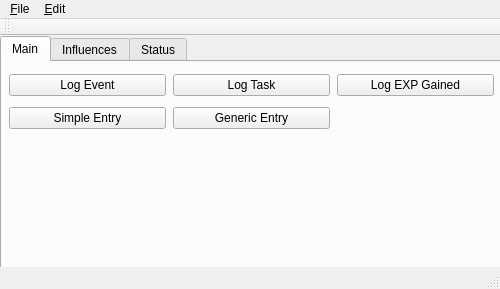
<?xml version="1.0" encoding="UTF-8"?>
<ui version="4.0">
 <class>MainWindow</class>
 <widget class="QMainWindow" name="MainWindow">
  <property name="geometry">
   <rect>
    <x>0</x>
    <y>0</y>
    <width>500</width>
    <height>289</height>
   </rect>
  </property>
  <property name="windowTitle">
   <string>MainWindow</string>
  </property>
  <widget class="QWidget" name="centralWidget">
   <widget class="QTabWidget" name="tabWidget">
    <property name="geometry">
     <rect>
      <x>0</x>
      <y>0</y>
      <width>501</width>
      <height>251</height>
     </rect>
    </property>
    <property name="currentIndex">
     <number>0</number>
    </property>
    <widget class="QWidget" name="mainpage">
     <attribute name="title">
      <string>Main</string>
     </attribute>
     <widget class="QWidget" name="gridLayoutWidget">
      <property name="geometry">
       <rect>
        <x>0</x>
        <y>0</y>
        <width>501</width>
        <height>81</height>
       </rect>
      </property>
      <layout class="QGridLayout" name="gridLayout" rowstretch="30,30" columnstretch="140,140,135" rowminimumheight="30,30">
       <property name="sizeConstraint">
        <enum>QLayout::SetDefaultConstraint</enum>
       </property>
       <property name="leftMargin">
        <number>6</number>
       </property>
       <property name="topMargin">
        <number>10</number>
       </property>
       <property name="rightMargin">
        <number>5</number>
       </property>
       <item row="0" column="1">
        <widget class="QPushButton" name="log_Task">
         <property name="sizePolicy">
          <sizepolicy hsizetype="Maximum" vsizetype="Fixed">
           <horstretch>0</horstretch>
           <verstretch>0</verstretch>
          </sizepolicy>
         </property>
         <property name="maximumSize">
          <size>
           <width>158</width>
           <height>16777215</height>
          </size>
         </property>
         <property name="text">
          <string>Log Task</string>
         </property>
        </widget>
       </item>
       <item row="0" column="0">
        <widget class="QPushButton" name="log_event">
         <property name="sizePolicy">
          <sizepolicy hsizetype="Maximum" vsizetype="Fixed">
           <horstretch>0</horstretch>
           <verstretch>0</verstretch>
          </sizepolicy>
         </property>
         <property name="maximumSize">
          <size>
           <width>157</width>
           <height>16777215</height>
          </size>
         </property>
         <property name="text">
          <string>Log Event</string>
         </property>
        </widget>
       </item>
       <item row="1" column="0">
        <widget class="QPushButton" name="simple_entry">
         <property name="maximumSize">
          <size>
           <width>157</width>
           <height>16777215</height>
          </size>
         </property>
         <property name="text">
          <string>Simple Entry</string>
         </property>
        </widget>
       </item>
       <item row="0" column="2">
        <widget class="QPushButton" name="log_exp">
         <property name="maximumSize">
          <size>
           <width>157</width>
           <height>16777215</height>
          </size>
         </property>
         <property name="text">
          <string>Log EXP Gained</string>
         </property>
        </widget>
       </item>
       <item row="1" column="1">
        <widget class="QPushButton" name="generic_entry">
         <property name="maximumSize">
          <size>
           <width>157</width>
           <height>16777215</height>
          </size>
         </property>
         <property name="text">
          <string>Generic Entry</string>
         </property>
        </widget>
       </item>
      </layout>
     </widget>
    </widget>
    <widget class="QWidget" name="infl">
     <attribute name="title">
      <string>Influences</string>
     </attribute>
     <widget class="QWidget" name="gridLayoutWidget_2">
      <property name="geometry">
       <rect>
        <x>0</x>
        <y>0</y>
        <width>491</width>
        <height>77</height>
       </rect>
      </property>
      <layout class="QGridLayout" name="gridLayout_2" rowstretch="30,30" columnstretch="90,90,90" rowminimumheight="30,30">
       <property name="leftMargin">
        <number>6</number>
       </property>
       <property name="topMargin">
        <number>10</number>
       </property>
       <item row="0" column="0">
        <widget class="QPushButton" name="log_sleep">
         <property name="text">
          <string>Log Sleep</string>
         </property>
        </widget>
       </item>
       <item row="0" column="1">
        <widget class="QPushButton" name="log_copech">
         <property name="text">
          <string>Log Coping Mech</string>
         </property>
        </widget>
       </item>
       <item row="0" column="2">
        <widget class="QPushButton" name="log_meds">
         <property name="text">
          <string>Log Medicine</string>
         </property>
        </widget>
       </item>
       <item row="1" column="0">
        <widget class="QPushButton" name="log_misc_infl">
         <property name="text">
          <string>Log Misc. Influence</string>
         </property>
        </widget>
       </item>
      </layout>
     </widget>
    </widget>
    <widget class="QWidget" name="status">
     <attribute name="title">
      <string>Status</string>
     </attribute>
     <widget class="QWidget" name="gridLayoutWidget_3">
      <property name="geometry">
       <rect>
        <x>0</x>
        <y>0</y>
        <width>491</width>
        <height>113</height>
       </rect>
      </property>
      <layout class="QGridLayout" name="gridLayout_3" rowstretch="30,30,30" columnstretch="157,158,157" rowminimumheight="30,30,30" columnminimumwidth="157,158,157">
       <property name="sizeConstraint">
        <enum>QLayout::SetDefaultConstraint</enum>
       </property>
       <property name="leftMargin">
        <number>6</number>
       </property>
       <property name="topMargin">
        <number>10</number>
       </property>
       <property name="rightMargin">
        <number>0</number>
       </property>
       <property name="bottomMargin">
        <number>0</number>
       </property>
       <item row="0" column="0">
        <widget class="QPushButton" name="log_spoons">
         <property name="sizePolicy">
          <sizepolicy hsizetype="Expanding" vsizetype="Fixed">
           <horstretch>0</horstretch>
           <verstretch>0</verstretch>
          </sizepolicy>
         </property>
         <property name="maximumSize">
          <size>
           <width>389</width>
           <height>23</height>
          </size>
         </property>
         <property name="text">
          <string>Log Spoon Level</string>
         </property>
        </widget>
       </item>
       <item row="1" column="2">
        <widget class="QPushButton" name="log_hunger">
         <property name="sizePolicy">
          <sizepolicy hsizetype="Maximum" vsizetype="Fixed">
           <horstretch>0</horstretch>
           <verstretch>0</verstretch>
          </sizepolicy>
         </property>
         <property name="maximumSize">
          <size>
           <width>157</width>
           <height>16777215</height>
          </size>
         </property>
         <property name="text">
          <string>Log Hunger</string>
         </property>
        </widget>
       </item>
       <item row="2" column="0">
        <widget class="QPushButton" name="log_headache">
         <property name="maximumSize">
          <size>
           <width>16777215</width>
           <height>24</height>
          </size>
         </property>
         <property name="text">
          <string>Log Headache</string>
         </property>
        </widget>
       </item>
       <item row="0" column="2">
        <widget class="QPushButton" name="log_health">
         <property name="text">
          <string>Log Health/Symptoms</string>
         </property>
        </widget>
       </item>
       <item row="0" column="1">
        <widget class="QPushButton" name="log_mood">
         <property name="text">
          <string>Log Mood</string>
         </property>
        </widget>
       </item>
       <item row="1" column="0">
        <widget class="QPushButton" name="log_pain">
         <property name="sizePolicy">
          <sizepolicy hsizetype="Maximum" vsizetype="Fixed">
           <horstretch>0</horstretch>
           <verstretch>0</verstretch>
          </sizepolicy>
         </property>
         <property name="maximumSize">
          <size>
           <width>157</width>
           <height>16777215</height>
          </size>
         </property>
         <property name="text">
          <string>Log Pain Levels</string>
         </property>
        </widget>
       </item>
       <item row="1" column="1">
        <widget class="QPushButton" name="log_mobility">
         <property name="sizePolicy">
          <sizepolicy hsizetype="Maximum" vsizetype="Fixed">
           <horstretch>0</horstretch>
           <verstretch>0</verstretch>
          </sizepolicy>
         </property>
         <property name="maximumSize">
          <size>
           <width>157</width>
           <height>16777215</height>
          </size>
         </property>
         <property name="text">
          <string>Log Mobility</string>
         </property>
        </widget>
       </item>
      </layout>
     </widget>
    </widget>
   </widget>
  </widget>
  <widget class="QMenuBar" name="menuBar">
   <property name="geometry">
    <rect>
     <x>0</x>
     <y>0</y>
     <width>500</width>
     <height>20</height>
    </rect>
   </property>
   <widget class="QMenu" name="menu_File">
    <property name="title">
     <string>&amp;File</string>
    </property>
    <addaction name="actionE_xport_data"/>
   </widget>
   <widget class="QMenu" name="menu_Edit">
    <property name="title">
     <string>&amp;Edit</string>
    </property>
    <addaction name="actionP_references"/>
   </widget>
   <addaction name="menu_File"/>
   <addaction name="menu_Edit"/>
  </widget>
  <widget class="QToolBar" name="mainToolBar">
   <attribute name="toolBarArea">
    <enum>TopToolBarArea</enum>
   </attribute>
   <attribute name="toolBarBreak">
    <bool>false</bool>
   </attribute>
  </widget>
  <widget class="QStatusBar" name="statusBar"/>
  <action name="actionE_xport_data">
   <property name="text">
    <string>E&amp;xport data...</string>
   </property>
  </action>
  <action name="actionP_references">
   <property name="text">
    <string>P&amp;references</string>
   </property>
  </action>
 </widget>
 <layoutdefault spacing="6" margin="11"/>
 <resources/>
 <connections>
  <connection>
   <sender>log_event</sender>
   <signal>clicked()</signal>
   <receiver>MainWindow</receiver>
   <slot>show()</slot>
   <hints>
    <hint type="sourcelabel">
     <x>91</x>
     <y>85</y>
    </hint>
    <hint type="destinationlabel">
     <x>249</x>
     <y>144</y>
    </hint>
   </hints>
  </connection>
 </connections>
</ui>
